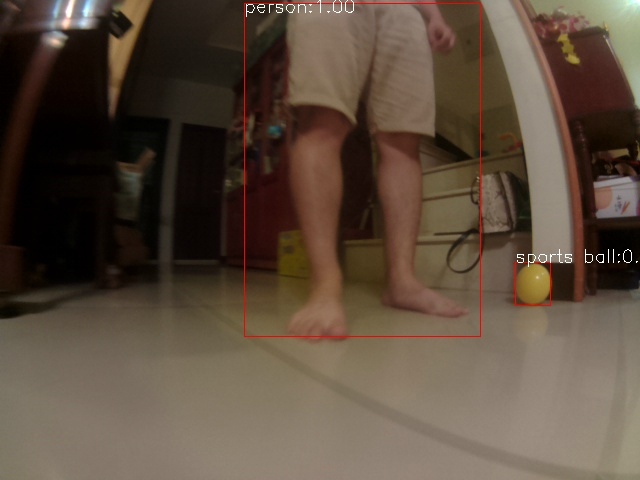
#> input picture results.jpg, 640 x 480 px
$ python calc.py
#> lines starting #> are read from the running program, lines starting #| are printed output that depends on the picture
import cv2

img = cv2.imread("results.jpg")
#> img is the input picture: shape (480, 640, 3); mean B, G, R 61.7, 76.1, 91.9

green = (0, 255, 0)
red = (255, 0, 0)
cv2.line(img, (355, 0), (355, 480), green)
cv2.line(img, (285, 0), (285, 480), green)

cv2.line(img, (520, 0), (520, 480), red)
cv2.line(img, (120, 0), (120, 480), red)
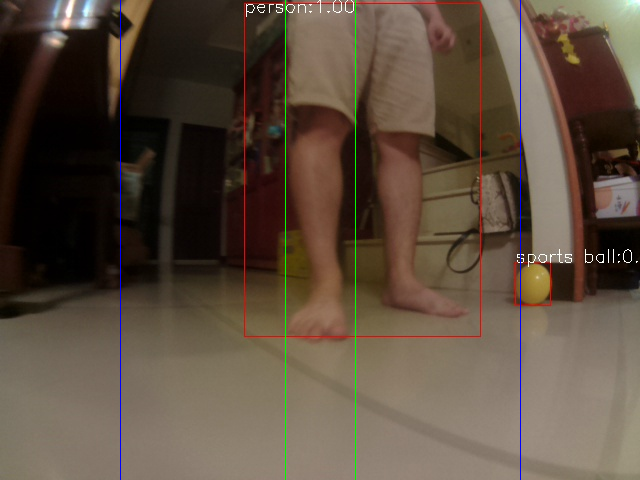
#> img: shape (480, 640, 3); mean B, G, R 62.2, 76.4, 91.3
cv2.imshow("test", img)

cv2.waitKey(0)
cv2.destroyAllWindows()
